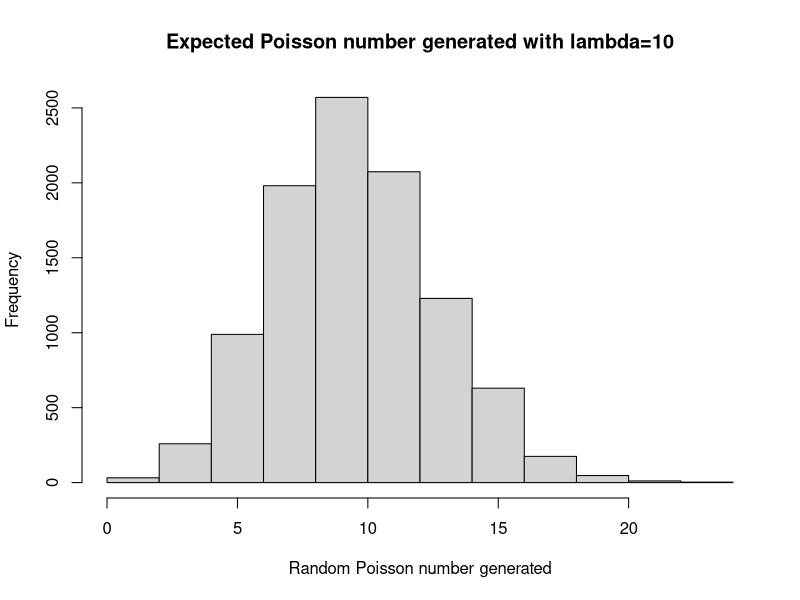
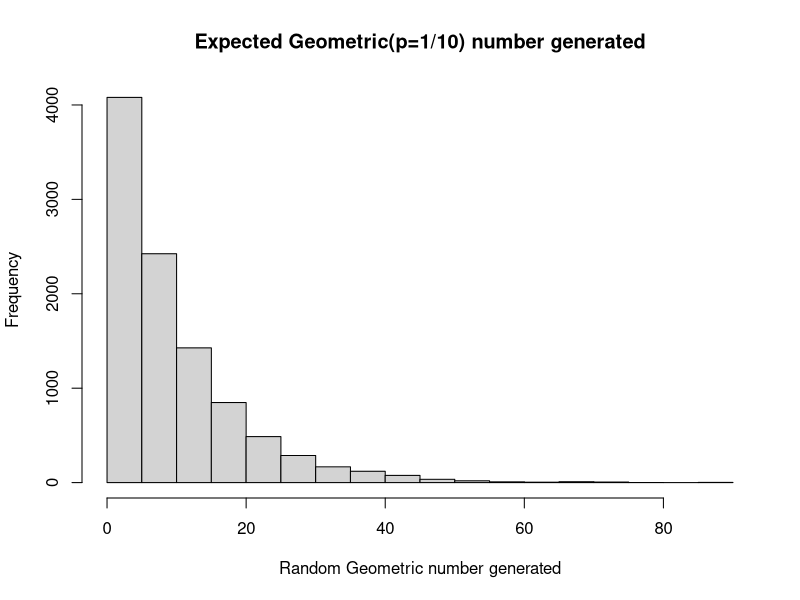
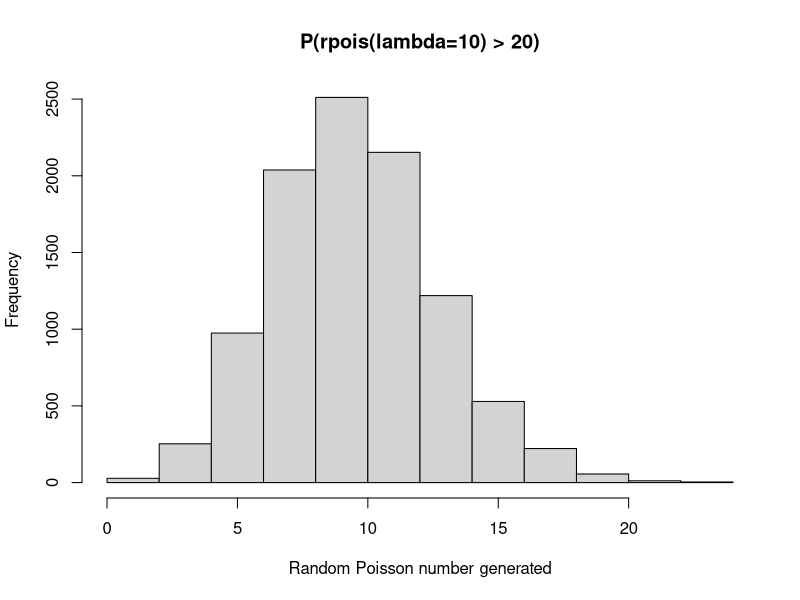
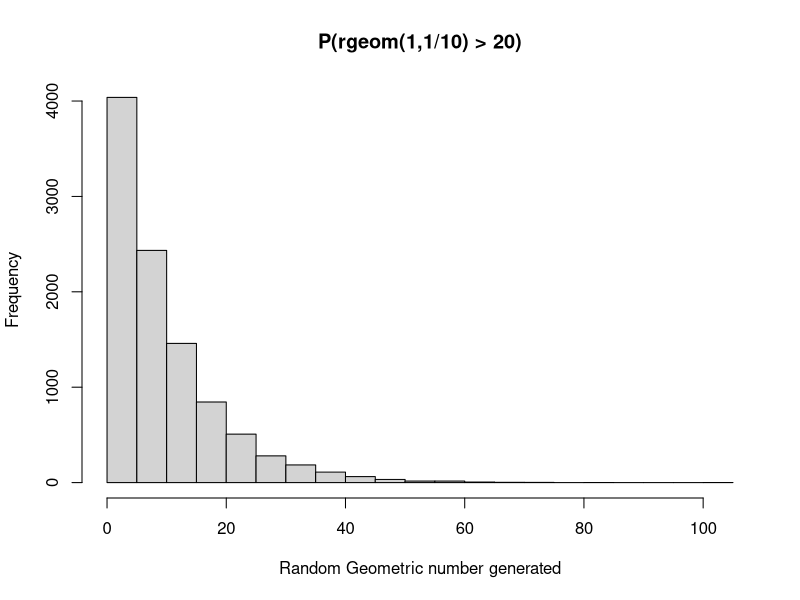
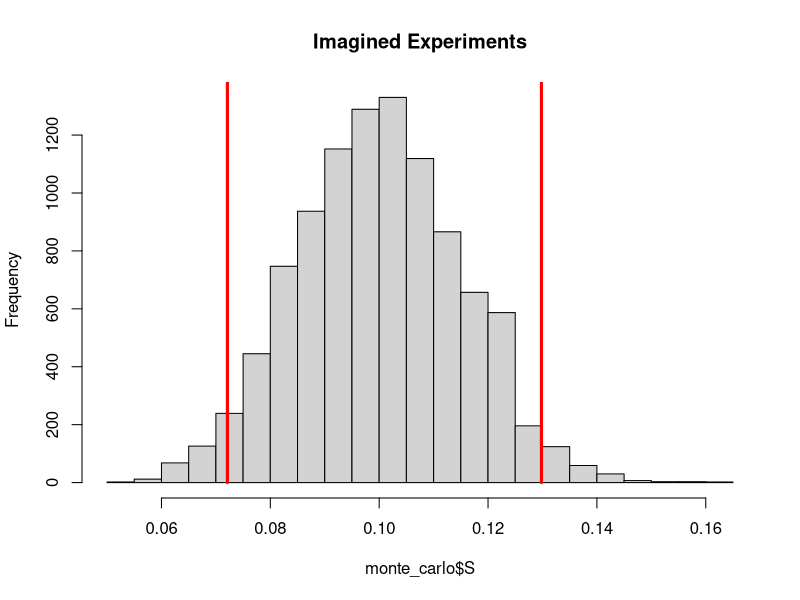

The R script that drew these images, in order:
## ---- chunk 1
library(dplyr)
library(tidyverse)
## ---- chunk 2
is.even <- function(X){ 
  remainder_from_dividing_by_two = X %% 2
  return(remainder_from_dividing_by_two == 0)
}
is.even(3)
is.even(112)

# simulates random poisson 
simulate_poisson = function(lambda = 1){
  rpois(n = 1, lambda = lambda)
}

# check if random poisson is an even number
check_if_X_in_A = function(X){
  return(is.even(X))
}

# run simulation r times to compute probability P(x % 2 == 0)
r = 10000
monte_carlo = data.frame(replicate = 1:r, 
                         X = rep(NA,r), 
                         X_in_A = rep(NA, r)) 
for(i in 1:r){
  monte_carlo$X[i] = simulate_poisson()
  monte_carlo$X_in_A[i] = check_if_X_in_A(monte_carlo$X[i])
}

monte_carlo = as_tibble(monte_carlo)
monte_carlo %>% summarise(mean(X_in_A))
## ---- chunk 3
# run same simulation as 1a, but lambda = 10
r = 10000
monte_carlo = data.frame(replicate = 1:r, 
                         X = rep(NA,r), 
                         X_in_A = rep(NA, r)) 
for(i in 1:r){
  monte_carlo$X[i] = simulate_poisson(lambda = 10)
  monte_carlo$X_in_A[i] = check_if_X_in_A(monte_carlo$X[i])
}

monte_carlo = as_tibble(monte_carlo)
monte_carlo %>% summarise(mean(X_in_A))
## ---- chunk 4
# run same simulation as 1b) but checks P(x > 20)
check_if_X_in_A = function(X){
  return(X > 20)
}

r = 10000
monte_carlo = data.frame(replicate = 1:r, 
                         X = rep(NA,r), 
                         X_in_A = rep(NA, r)) 
for(i in 1:r){
  monte_carlo$X[i] = simulate_poisson(lambda=10)
  monte_carlo$X_in_A[i] = check_if_X_in_A(monte_carlo$X[i])
}

monte_carlo_prob20 = as_tibble(monte_carlo)
monte_carlo_prob20 %>% summarise(mean(X_in_A))
## ---- chunk 5
# run simulation, take average of all random numbers computed to find E(X)
r = 10000
monte_carlo = data.frame(replicate = 1:r, 
                         X = rep(NA,r)) 
for(i in 1:r){
  monte_carlo$X[i] = simulate_poisson(10)
 }

monte_carlo_expectation = as_tibble(monte_carlo)
monte_carlo_expectation %>% summarise(mean(X))
## ---- chunk 6
simulate_X = function(){
  Z <- rgeom(n = 1, prob = 1/10)
  
  # class definition
  return(Z + 1)
}
## ---- chunk 7
# run simulation, take average of all random numbers computed to find E(X)
r = 10000
monte_carlo = data.frame(replicate = 1:r, 
                         X = rep(NA,r))
for(i in 1:r){
  monte_carlo$X[i] = simulate_X()
 }

monte_carlo2_expectation = as_tibble(monte_carlo)
monte_carlo2_expectation %>% summarise(mean(X))
## ---- chunk 8
# run same simulation, find P(x > 20)
check_if_X_in_A = function(X){
  return(X > 20)
}

r = 10000
monte_carlo = data.frame(replicate = 1:r, 
                         X = rep(NA,r), 
                         X_in_A = rep(NA, r)) 
for(i in 1:r){
  monte_carlo$X[i] = simulate_X()
  monte_carlo$X_in_A[i] = check_if_X_in_A(monte_carlo$X[i])
}

monte_carlo2_prob20 = as_tibble(monte_carlo)
monte_carlo2_prob20 %>% summarise(mean(X_in_A))
## ---- chunk 9
hist(monte_carlo_expectation$X, 
     main = "Expected Poisson number generated with lambda=10",
     xlab = "Random Poisson number generated")
hist(monte_carlo2_expectation$X,
     main = "Expected Geometric(p=1/10) number generated",
     xlab = "Random Geometric number generated")
hist(monte_carlo_prob20$X,
     main = "P(rpois(lambda=10) > 20)",
     xlab = "Random Poisson number generated")
hist(monte_carlo2_prob20$X,
     main = "P(rgeom(1,1/10) > 20)",
     xlab = "Random Geometric number generated")
## ---- chunk 10
# sample proportion
n = 416
phat = 47/416

simulate_S = function(){
  
 # simulate S using 10% 
 X = rbernoulli(n = n, 0.1)
 S = mean(X)
 return(S)
}

# test if simulated S is surprising
# 0.11 (47 / 416) +/- 0.01 would be surprising 
check_if_S_in_surprising_set = function(S){
  return(abs(S) >= phat + 0.01)
}

# using monte_carlo
r = 10000
monte_carlo = data.frame(replicate = 1:r, 
                         S = rep(NA,r), 
                         S_in_suprising_set = rep(NA, r)) 
for(i in 1:r){
  monte_carlo$S[i] = simulate_S()
  monte_carlo$S_in_suprising_set[i] = check_if_S_in_surprising_set(monte_carlo$S[i])
 }

monte_carlo = as_tibble(monte_carlo)
p_val = monte_carlo %>% summarise(mean(S_in_suprising_set))
p_val

## ---- chunk 11
qs = monte_carlo$S %>% quantile(prob =c(.025, .975))
qs

hist(monte_carlo$S, main = "Imagined Experiments", breaks = 30)
lines(qs[1]*c(1,1), c(0,10^9), col = "red", lwd = 3)
lines(qs[2]*c(1,1), c(0,10^9), col = "red", lwd = 3)
